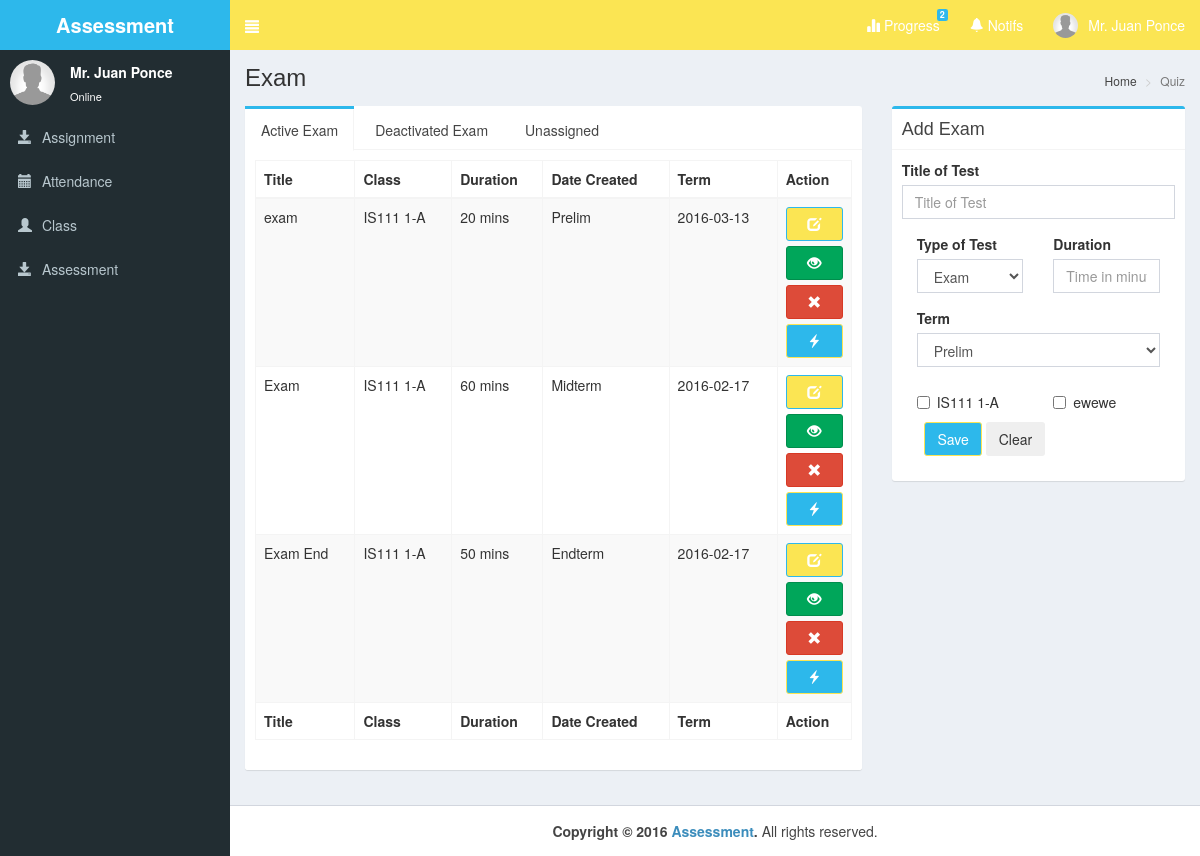
Page /pages/exam.php (signed in) on the committed database.
### tables this page shows
CREATE TABLE IF NOT EXISTS `class_quiz` (
`class_quiz_id` int(11) NOT NULL,
  `quiz_id` int(11) NOT NULL,
  `class_id` int(11) NOT NULL,
  `class_quiz_stat` varchar(11) NOT NULL
);

CREATE TABLE IF NOT EXISTS `quiz` (
`quiz_id` int(11) NOT NULL,
  `quiz_title` varchar(100) NOT NULL,
  `quiz_instruction` varchar(1000) NOT NULL,
  `quiz_date` date NOT NULL,
  `quiz_time` time NOT NULL,
  `t_id` int(11) NOT NULL,
  `quiz_type` varchar(10) NOT NULL,
  `quiz_duration` varchar(10) NOT NULL,
  `quiz_term` varchar(10) NOT NULL
);

CREATE TABLE IF NOT EXISTS `class` (
`class_id` int(11) NOT NULL,
  `t_id` int(11) NOT NULL,
  `class_name` varchar(100) NOT NULL,
  `class_stat` varchar(15) NOT NULL,
  `class_code` varchar(10) NOT NULL,
  `class_color` varchar(10) NOT NULL,
  `subject_code` varchar(30) NOT NULL
);

### pages/exam.php (the view, shortened to what this page needs)
<!DOCTYPE html>
<html>
  <head>
    <link rel="stylesheet" href="../bootstrap/css/bootstrap.min.css">
    <link rel="stylesheet" href="../plugins/jvectormap/jquery-jvectormap-1.2.2.css">
    <link rel="stylesheet" href="../dist/css/AdminLTE.min.css">
    <link rel="stylesheet" href="../dist/css/skins/_all-skins.min.css">
  </head>
  <body class="hold-transition skin-blue sidebar-mini">
    <div class="wrapper">
		<?php include('../dist/includes/header.php');?>
		<?php include('../dist/includes/aside.php');?>
      <div class="content-wrapper">
        <section class="content-header">
          <h1>
            Exam
          </h1>
          <ol class="breadcrumb">
            <li><a href="home.php"><i class="fa fa-dashboard"></i> Home</a></li>
            <li class="active">Quiz</li>
          </ol>
        </section>
        <section class="content" >
	<div class="row">
            <div class="col-md-8">
		<div class="nav-tabs-custom">
		  <ul class="nav nav-tabs">
		    <li class="active"><a href="#tab_1" data-toggle="tab" aria-expanded="true">Active Exam</a></li>
		    <li class=""><a href="#tab_2" data-toggle="tab" aria-expanded="false">Deactivated Exam</a></li>
		    <li class=""><a href="#tab_3" data-toggle="tab" aria-expanded="false">Unassigned</a></li>
		    <li class="pull-right"><a href="#" class="text-muted"><i class="fa fa-gear"></i></a></li>
		  </ul>
		  <div class="tab-content">
		    <div class="tab-pane active" id="tab_1">
			    <?php
				include('../dist/includes/dbcon.php');
				$id=$_SESSION['id'];
				$query=mysqli_query($con,"select * from quiz natural join class_quiz natural join class where quiz.t_id='$id' and quiz_type='Exam' and class_stat='Active' and class_quiz_stat='Activated' order by quiz_date desc	")or die(mysqli_error());
				$quizcount=mysqli_num_rows($query);
				if ($quizcount<1){echo "<h3 class='text-red'>No Available Exam!</h3>";}
				else {
				  echo "
				    <table id='example1' class='table table-bordered table-striped'>
				      <thead>
					<tr>
					  <th>Title</th>
					  <th>Class</th>
					  <th>Duration</th>
					  <th>Date Created</th>
					  <th>Term</th>
					  <th>Action</th>
					</tr>
				      </thead>
				      <tbody>";
			      ?>
			      <?php
				while ($row=mysqli_fetch_array($query)){
				$quiz_id=$row['quiz_id'];
			      ?>
				<tr>
				    <td><?php echo $row['quiz_title'];?></td>
				    <td><?php echo $row['class_name'];?></td>
				    <td><?php echo $row['quiz_duration'];?> mins</td>
				    <td><?php echo $row['quiz_term'];?></td>
				    <td><?php echo $row['quiz_date'];?></td>
				    <td>
				      <a class="btn btn-block btn-warning" data-target="#updatequiz<?php echo $quiz_id;?>" data-toggle="modal" data-original-title="Update Quiz"><i class="glyphicon glyphicon-edit"> </i></a>
				      <a class="btn btn-block btn-success" data-toggle="tooltip" href="create_quiz.php?qid=<?php echo $quiz_id;?>" data-original-title="View Questions"><i class="glyphicon glyphicon-eye-open"> </i></a>
				    <a class="btn btn-block btn-danger" data-target="#removequiz<?php echo $row['class_quiz_id'];?>" data-toggle="modal" data-original-title="Remove Quiz"><i class="glyphicon glyphicon-remove"></i></a>
				      <a class="btn btn-block btn-primary" data-toggle="tooltip" href="create_quiz.php?qid=<?php echo $quiz_id;?>" data-original-title="View Results"><i class="glyphicon glyphicon-flash"> </i></a>
				    </td>
				</tr>
				<?php }?>
			      </tbody>
			      <?php
				echo "
				<tfoot>
				    <tr>
					<th>Title</th>
					<th>Class</th>
					<th>Duration</th>
					<th>Date Created</th>
					<th>Term</th>
					<th>Action</th>
				    </tr>
				</tfoot>
			    </table>";}
			  ?>
		    </div>
		  </div>
		</div>
            </div>
            <div class="col-md-4">
              <div class="box box-primary">
		  <div class="box-header with-border">
		    <h3 class="box-title">Add Exam</h3>
		  </div>
		  <div class="box-body">
		    <form name="question" method="post" action="quiz_add.php">
		      <div class="control-group">
			<div class="controls">
				<div class="form-group">
				  <label for="title">Title of Test</label>
				  <input type="text" class="form-control" id="title" placeholder="Title of Test" name="title">
				</div>
				<div class="form-group col-md-6">
				  <label for="type">Type of Test</label>
				  <select class="form-control" id="type" name="type">
				    <option>Exam</option>
				  </select>
				</div>
				<div class="form-group col-md-6">
				  <label for="duration">Duration</label>
				  <input type="text" class="form-control" id="duration" name="duration" placeholder="Time in minutes" required>
				</div>
				<div class="form-group col-md-12">
				  <label for="term">Term</label>
				  <select class="form-control" id="term" name="term">
				    <option>Prelim</option>
				  </select>
				</div>
				<div class="form-group">
				  <?php
					include('../dist/includes/dbcon.php');
					$id=$_SESSION['id'];
					$query=mysqli_query($con,"select * from class where t_id='$id' and class_stat='Active'")or die(mysqli_error());
					  while ($row=mysqli_fetch_array($query)){
				  ?>
					<div class="col-md-6">
					    <div class="checkbox">
						<label>
						  <input type="checkbox" name="class[]" value="<?php echo $row['class_id'];?>">
						  <?php echo $row['class_name'];?>
						</label>
					    </div>
					</div>
				  <?php }?>
				 </div>
				 <div class="form-group col-md-12">
				    <label for="exampleInputEmail1">&nbsp;</label>
				    <button type="submit" class="btn btn-primary" name="save">Save</button>
				    <button type="reset" class="btn" id="clear">Clear</button>
				</div>
			</div>
		      </div>
		      </form>
		    </div>
		  </div>
            </div>
          </div>
        </section>
      </div>
      <?php include('../dist/includes/footer.php');?>
    </div>
  </body>
</html>

### dist/includes/header.php (shortened to what this page needs)
<header class="main-header">
        <a href="home.php" class="logo">
          <span class="logo-lg"><b>Assessment</b></span>
        </a>
        <nav class="navbar navbar-static-top" role="navigation">
          <a href="#" class="sidebar-toggle" data-toggle="offcanvas" role="navigation">
				<span class="glyphicon glyphicon-align-justify" style="float:left;z-index:10000"></span>
          </a>
          <?php
		include('dbcon.php');
		$id=$_SESSION['id'];
		$query=mysqli_query($con,"select * from class where t_id='$id' and class_stat='Active'")or die(mysqli_error());
		$count=mysqli_num_rows($query);
	      ?>
          <div class="navbar-custom-menu">
            <ul class="nav navbar-nav">
	    <li class="dropdown notifications-menu">
                <a href="#" class="dropdown-toggle" data-toggle="dropdown" aria-expanded="false">
                  <i class="glyphicon glyphicon-stats"></i> Progress
                  <span class="label label-warning"><?php echo $count;?></span>
                </a>
              </li>
              <li class="dropdown notifications-menu">
                <a href="#" class="dropdown-toggle" data-toggle="dropdown" aria-expanded="false">
                  <i class="glyphicon glyphicon-bell"></i> Notifs
                </a>
              </li>
              <li class="dropdown user user-menu">
                <a href="#" class="dropdown-toggle" data-toggle="dropdown">
                  <img src="../dist/img/<?php echo $_SESSION['pic'];?>" class="user-image" alt="User Image">
                  <span class="hidden-xs">
                  <?php
		    echo $_SESSION['name'];
                    ?>
                  </span>
                </a>
              </li>
            </ul>
          </div>
        </nav>
      </header>

### dist/includes/aside.php (shortened to what this page needs)
   <aside class="main-sidebar">
     <section class="sidebar">
       <ul class="sidebar-menu">
         <li>
         <div class="user-panel">
         <div class="pull-left image">
           <img src="../dist/img/<?php echo $_SESSION['pic'];?>" class="img-circle" alt="User Image">
         </div>
         <div class="pull-left info">
           <p><?php echo $_SESSION['name'];?></p>
           <a href="#"><i class="fa fa-circle text-success"></i> Online</a>
         </div>
       </div>
       </li>
         <li>
           <a href="assignment.php">
             <i class="glyphicon glyphicon-save"></i> <span>Assignment</span>
           </a>
         </li>
         <li class="treeview">
           <a href="#">
             <i class="glyphicon glyphicon-calendar"></i> <span>Attendance</span>
           </a>
         </li>
<li class="treeview">
           <a href="">
             <i class="glyphicon glyphicon-user"></i>
             <span>Class</span>
           </a>
         </li>
 <li>
           <a href="quiz.php">
             <i class="glyphicon glyphicon-save"></i> <span>Assessment</span>
           </a>
         </li>
       </ul>
     </section>
   </aside>

### dist/includes/footer.php
<footer class="main-footer" style="text-align:center">
        <strong>Copyright &copy; 2016 <a href="">Assessment</a>.</strong> All rights reserved.
</footer>

### rows in the picture
class_quiz: quiz.quiz_title "exam", class.class_name "IS111 1-A", quiz.quiz_duration "20", quiz.quiz_term "Prelim", quiz.quiz_date "2016-03-13"
class_quiz: quiz.quiz_title "Exam", class.class_name "IS111 1-A", quiz.quiz_duration "60", quiz.quiz_term "Midterm", quiz.quiz_date "2016-02-17"
class_quiz: quiz.quiz_title "Exam End", class.class_name "IS111 1-A", quiz.quiz_duration "50", quiz.quiz_term "Endterm", quiz.quiz_date "2016-02-17"
class: class_name "IS111 1-A"
class: class_name "ewewe"

### other values in the picture
$count "2"
$_SESSION['name'] "Mr. Juan Ponce"
